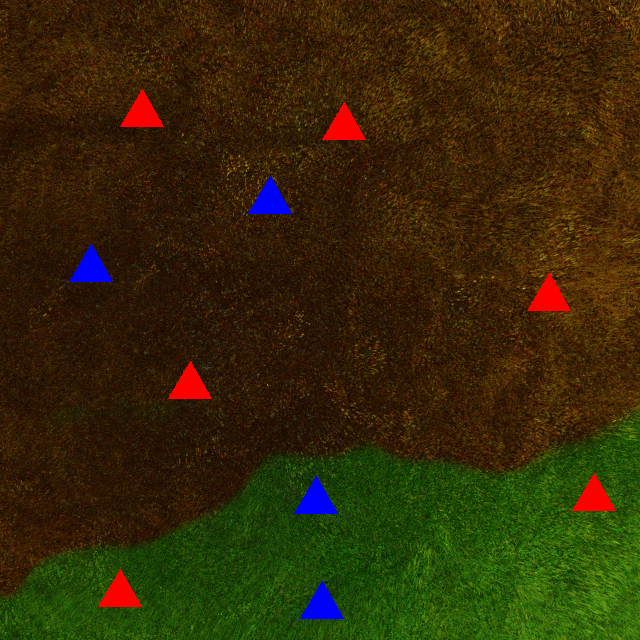
#> input picture 1.png, 640 x 640 px
$ python detection_bgclear.py
#> lines starting #> are read from the running program, lines starting #| are printed output that depends on the picture; after the words box and inside, x2 and y2 are one past the last pixel; in counts of white or black regions, pixels touching at a corner belong together
import cv2
import numpy as np
img= cv2.imread('1.png')
#> img is the input picture: shape (640, 640, 3); mean B, G, R 7.3, 41.1, 52.4

gray = cv2.cvtColor(img, cv2.COLOR_BGR2GRAY)
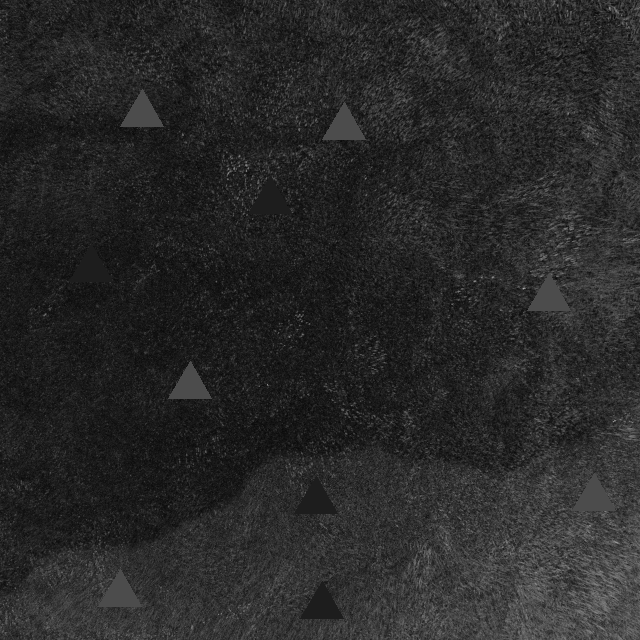
#> gray: shape (640, 640); min 5, max 174, mean 40.6
##to change black pixel into yellow pixel
def changetoyellow(image):
    lowblk = np.array([0, 0, 0], dtype=np.uint8)
    upblk = np.array([65, 65, 65], dtype=np.uint8)  # Allowing for slight variations in black

    mask = cv2.inRange(image, lowblk, upblk)

    # Replace black pixels with yellow
    yellow_color = np.array([0, 255, 255], np.uint8)
    image[mask > 0] = yellow_color

    return image


lowbnd = (0, 0, 0)
#upper_bound = (120, 120, 255)
upbnd = (255, 255, 255)

# Create a mask
mask = cv2.inRange(img, lowbnd, upbnd)
#> mask: shape (640, 640); every value is 255
res=cv2.bitwise_and(img,img,mask=mask)
kernel =np.ones((8,8),np.float32)/64
smoothed = cv2.filter2D(res,-1,kernel)
#cv2.imshow('smoothed',smoothed)

lower_brwn = np.array([10, 50, 50])  # Lower range of brown in HSV
upper_brwn = np.array([30, 255, 255])  # Upper range of brown in HSV

lower_blck = np.array([0, 0, 0])  # Lower range of black in HSV
upper_blck = np.array([180, 255, 30])  # Upper range of black in HSV

lower_grn = np.array([35, 50, 50])  # Lower range of green in HSV
upper_grn = np.array([85, 255, 255])  # Upper range of green in HSV


# Convert the image to HSV color space
hsv = cv2.cvtColor(smoothed, cv2.COLOR_BGR2HSV)
#> hsv: shape (640, 640, 3); mean H, S, V 23.8, 232.3, 63.7


# Create masks for the brown and black and green pixels
brwn_mask = cv2.inRange(hsv, lower_brwn, upper_brwn)
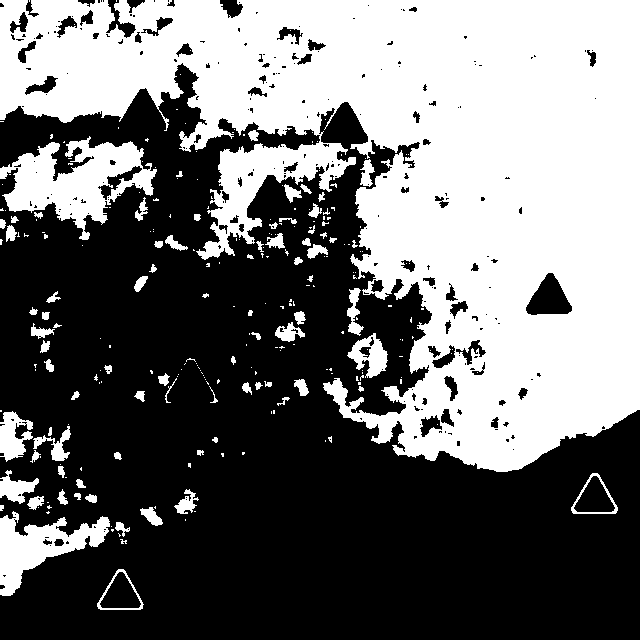
#> brwn_mask: shape (640, 640); 44.2% white; 259 white regions (178 under 20 px), largest, box (x1, y1, x2, y2) and area: (0, 0, 640, 472) 159576, (0, 136, 157, 240) 7548, (0, 511, 110, 596) 3920
blck_mask = cv2.inRange(hsv, lower_blck, upper_blck)
#> blck_mask: shape (640, 640); 0% white in thin lines or dots, all inside (x1, y1, x2, y2) = (262, 461, 263, 462)
grn_mask = cv2.inRange(hsv, lower_grn, upper_grn)
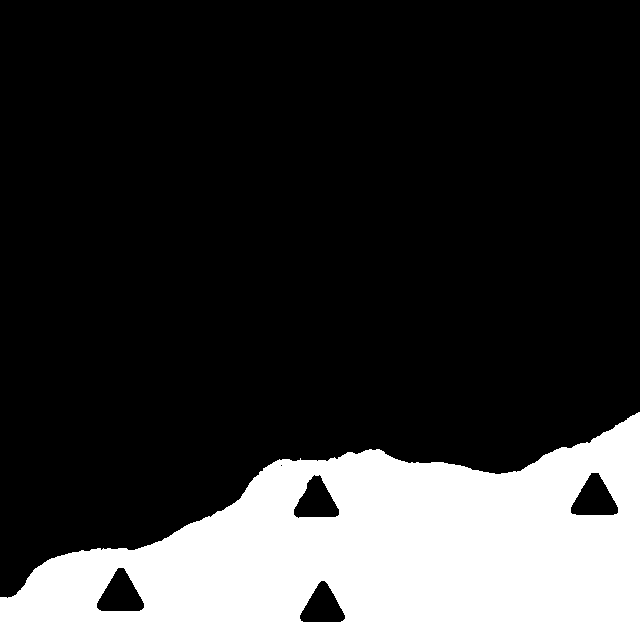
#> grn_mask: shape (640, 640); 22.2% white; 1 white region, box (x1, y1, x2, y2) and area: (0, 412, 640, 640) 90804
# Create an all yellow image
yllw_img = np.zeros_like(img)
yllw_img[:] = (0, 255, 255)  # Yellow color in BGR
#create an all cyan image
cyan_img = np.zeros_like(img)
cyan_img[:] = (255, 255, 0)  # Cyan color in BGR


# Replace brown and black pixels with yellow in the original image
result_img = cv2.bitwise_and(img, img, mask=~(brwn_mask | grn_mask |blck_mask ))
result_img += cv2.bitwise_and(yllw_img, yllw_img, mask=(brwn_mask |blck_mask ))
result_img += cv2.bitwise_and(cyan_img, cyan_img, mask=grn_mask)
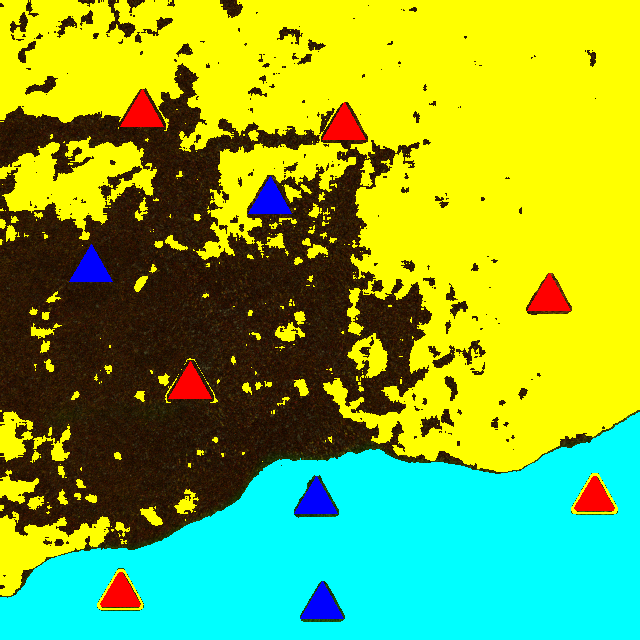
#> result_img: shape (640, 640, 3); mean B, G, R 60, 176.9, 129.6
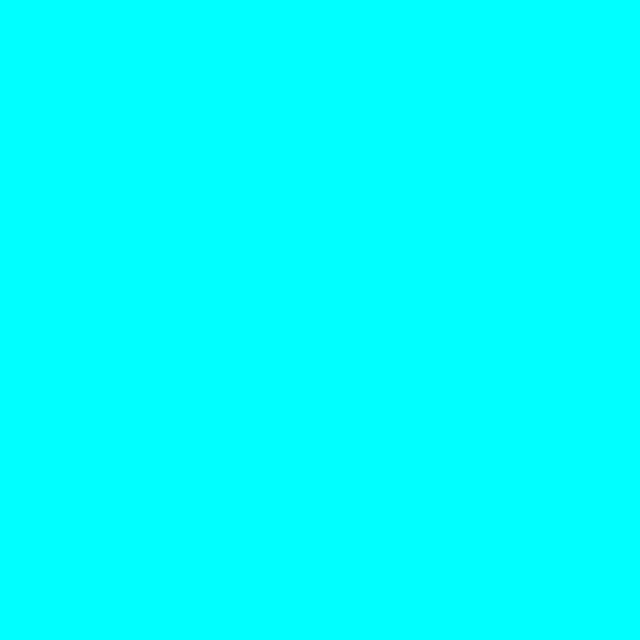
#> cyan_img: shape (640, 640, 3); mean B, G, R 255, 255, 0

res_img=  changetoyellow(result_img)
#> in changetoyellow, `mask = cv2.inRange(image, lowblk, upblk)`: mask: shape (640, 640); 30.2% white; 425 white regions (343 under 20 px), largest, box (x1, y1, x2, y2) and area: (0, 63, 432, 551) 115145, (106, 0, 136, 38) 347, (555, 433, 593, 450) 275
cv2.imshow('res_image',res_img)

'''lower_black1 = np.array([0, 0, 0])  # Lower range of black in HSV
upper_black1 = np.array([180, 255, 30])  # Upper range of black in HSV
black_mask1 = cv2.inRange(result_image, lower_black1, upper_black1)
result_image += cv2.bitwise_and(yellow_image, yellow_image, mask=(black_mask1 ))'''


edges = cv2.Canny(res_img, 50, 150)
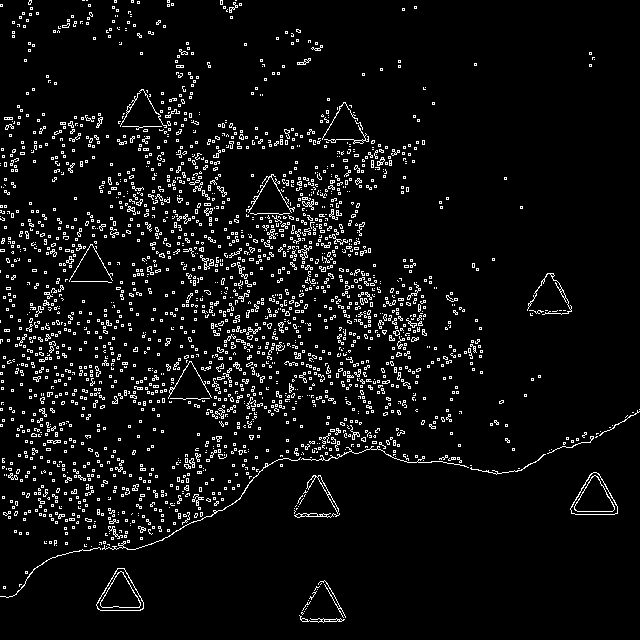
#> edges: shape (640, 640); 5.9% white in thin lines or dots
contours, _ = cv2.findContours(edges.copy(), cv2.RETR_EXTERNAL, cv2.CHAIN_APPROX_SIMPLE)
#> contours = 2402 contours, 2362 with area under 20; largest, box (x1, y1, x2, y2) and area: (96, 568, 144, 611) 1254, (570, 472, 618, 515) 1252, (306, 475, 339, 514) 153, (294, 513, 340, 518) 75, (527, 273, 572, 315) 64

#TRIANGLE DETECTION
'''triangles = []
for contour in contours:
    perimeter = cv2.arcLength(contour, True)
    approx = cv2.approxPolyDP(contour, 0.04 * perimeter, True)
    if len(approx) == 3:  # Triangles have 3 vertices
        triangles.append(contour)

cv2.drawContours(res_img, triangles, -1, (0, 255, 0), 2)  # Draw triangles on the image
triangle_count = len(triangles)
print("Number of triangles:", triangle_count)
cv2.imshow("TRIANGLE DETECTION ", res_img)'''
#------->>>giving hundreds of diff triangles which are alse false positives probably not the way of solving this problem

#HAAR CASCADE DETECTION

red_cascade= cv2.CascadeClassifier('cascade.xml')

rhouse= red_cascade.detectMultiScale(res_img, 1.3, 5)
#> rhouse = [[106, 77, 74, 74], [57, 235, 70, 70], [157, 352, 69, 69], [565, 467, 64, 64], [87, 561, 69, 69]]
print('no. of redhouses' , len(rhouse))
#| no. of redhouses 5

for(x,y,w,h) in rhouse:
    cv2.rectangle(res_img,(x,y),(x+w,y+h),(255,0,0),2)
#> this loop made 5 passes
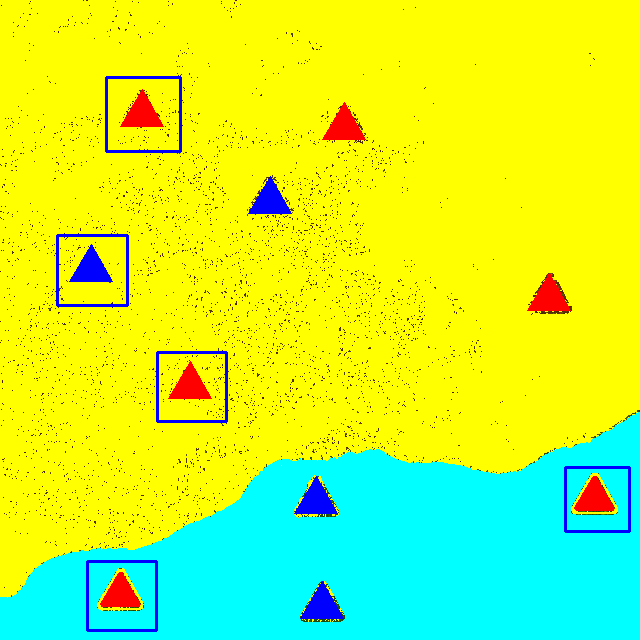
#> res_img: shape (640, 640, 3); mean B, G, R 60.4, 244.3, 192.2
cv2.imshow("HAAR CASCADE", res_img)

##----->>>gives false positive ''


#TEMPLATE MATCHING
'''
gray = cv2.cvtColor(img, cv2.COLOR_HSV2BGR)
gray1 =cv2.cvtColor(gray, cv2.COLOR_BGR2GRAY)
template = cv2.imread('redhouse.png', 0)
w, h = template.shape[::-1]

res = cv2.matchTemplate(gray1, template, cv2.TM_CCOEFF_NORMED)
threshold = 0.42
loc = np.where(res>= threshold)

for pt in zip(*loc[::-1]):
    cv2.rectangle(gray1, pt, (pt[0]+w, pt[1]+h), (0,255,255), 2)


cv2.imshow("TEMPLATE MATCHING", res_img)'''
'''gives error:
Traceback (most recent call last):
  File "D:/uas project/triangles.py", line 104, in <module>
    w, h = template.shape[::-1]
AttributeError: 'NoneType' object has no attribute 'shape'
probably because i am using hsv color and it runs in grayscale
i tried doing hsv to gray but its not there but hsv 2 bgr and then bgr2 gray is possible but it gives wrong results'''


cv2.imshow("Triangles", img)
cv2.imshow("hsv_image", hsv)


cv2.waitKey(0)
cv2.destroyAllWindows()

$ run again, with 10.png copied over 1.png
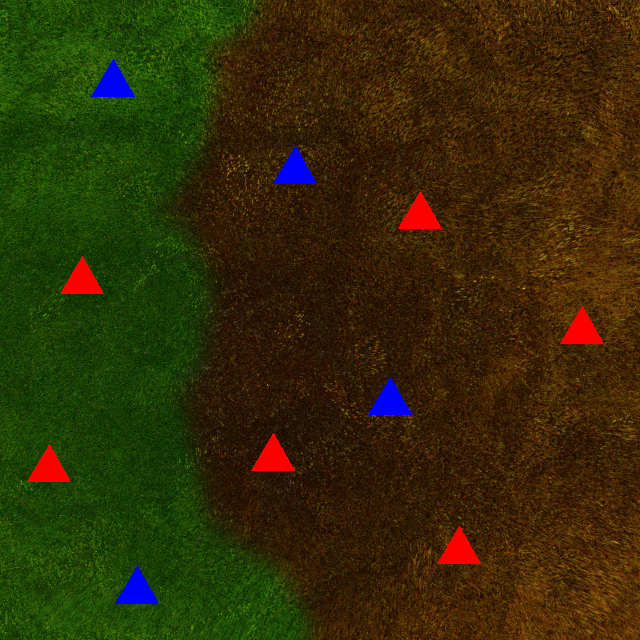
#> input picture 10.png, 640 x 640 px
#> img is the input picture: shape (640, 640, 3); mean B, G, R 7.3, 44.4, 51.2
#> hsv: shape (640, 640, 3); mean H, S, V 27.7, 233, 65.4
#> `brwn_mask = cv2.inRange(hsv, lower_brwn, upper_brwn)`:
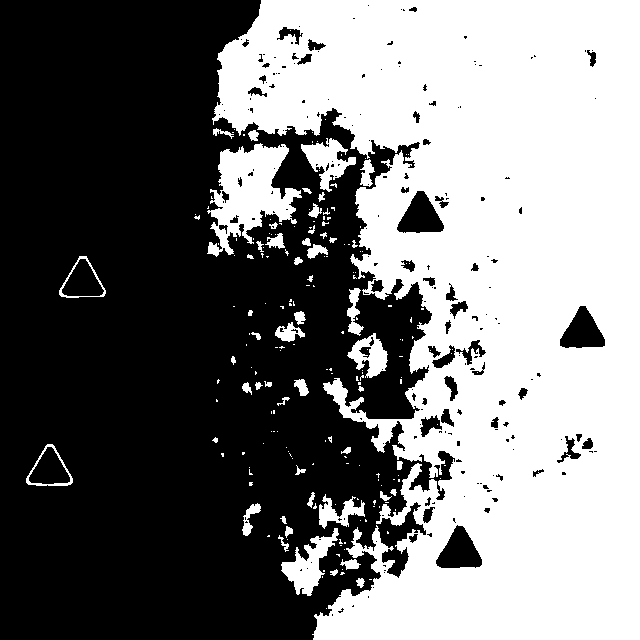
#> brwn_mask: shape (640, 640); 46.5% white; 200 white regions (148 under 20 px), largest, box (x1, y1, x2, y2) and area: (212, 0, 640, 640) 175695, (207, 143, 302, 257) 5504, (281, 528, 339, 596) 1550
#> blck_mask: shape (640, 640); 0% white in thin lines or dots, all inside (x1, y1, x2, y2) = (216, 286, 219, 290)
#> grn_mask: shape (640, 640); 32.2% white; 3 white regions (2 under 20 px), largest, box (x1, y1, x2, y2) and area: (0, 0, 310, 640) 131749
#> image: shape (640, 640, 3); mean B, G, R 84.2, 247.4, 168.7
#> edges: shape (640, 640); 4.4% white in thin lines or dots
#> contours = 1725 contours, 1690 with area under 20; largest, box (x1, y1, x2, y2) and area: (58, 254, 106, 298) 1267, (25, 443, 73, 486) 1257, (91, 59, 137, 101) 94, (136, 565, 160, 603) 90, (118, 602, 161, 608) 86
#> rhouse = [[262, 138, 69, 69], [49, 248, 69, 69], [356, 367, 70, 70], [16, 437, 70, 70]]
#| no. of redhouses 4
#> the loop `for(x,y,w,h) in rhouse:` made 4 passes
#> after the loop `for(x,y,w,h) in rhouse:`:
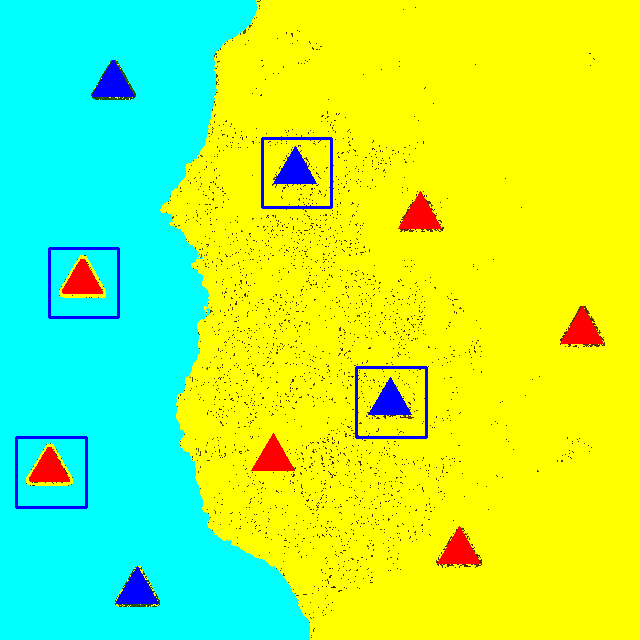
#> res_img: shape (640, 640, 3); mean B, G, R 85.3, 245.3, 167.7

$ run again, with 2.png copied over 1.png
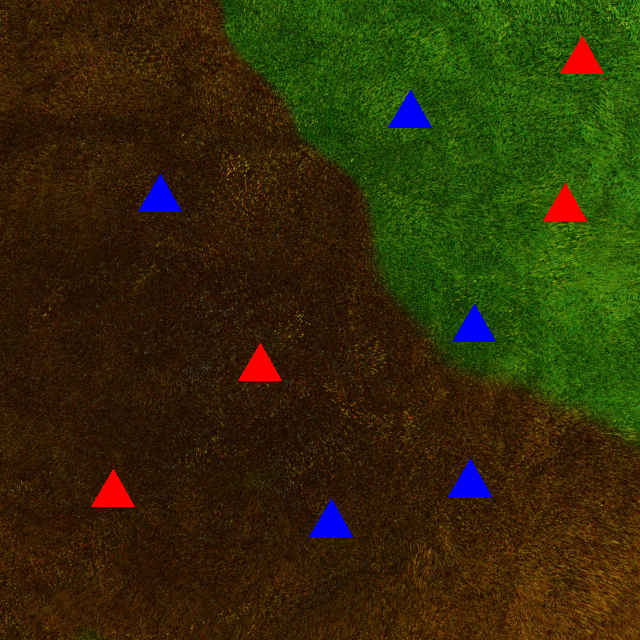
#> input picture 2.png, 640 x 640 px
#> img is the input picture: shape (640, 640, 3); mean B, G, R 8.1, 44.6, 49.8
#> hsv: shape (640, 640, 3); mean H, S, V 25.7, 231.9, 65.1
#> `brwn_mask = cv2.inRange(hsv, lower_brwn, upper_brwn)`:
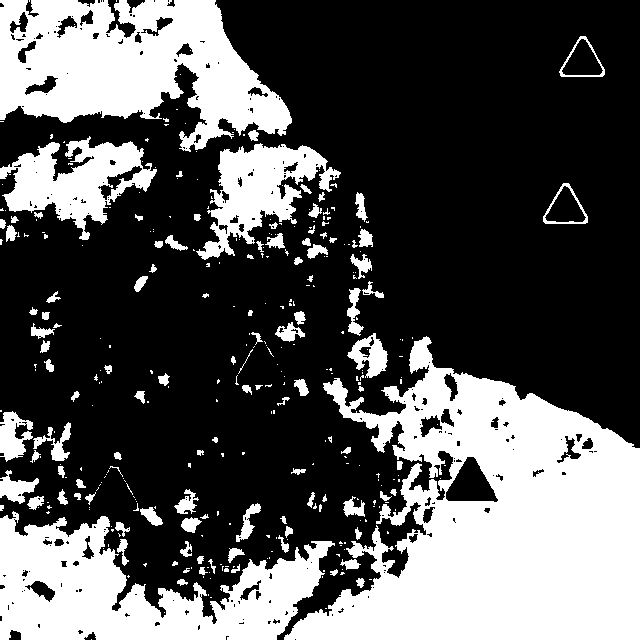
#> brwn_mask: shape (640, 640); 33.8% white; 338 white regions (229 under 20 px), largest, box (x1, y1, x2, y2) and area: (284, 336, 640, 640) 61564, (0, 0, 292, 152) 26837, (0, 511, 335, 640) 22852
#> blck_mask: shape (640, 640); every value is 0
#> grn_mask: shape (640, 640); 27.7% white; 1 white region, box (x1, y1, x2, y2) and area: (222, 0, 640, 444) 113452
#> edges: shape (640, 640); 6.7% white in thin lines or dots
#> contours = 2839 contours, 2800 with area under 20; largest, box (x1, y1, x2, y2) and area: (542, 182, 589, 225) 1224, (559, 35, 606, 78) 1214, (221, 0, 368, 205) 99, (451, 304, 498, 346) 76, (200, 255, 214, 270) 49
#> rhouse = [[532, 175, 70, 70], [227, 334, 69, 69], [78, 459, 74, 74], [295, 488, 74, 74]]
#| no. of redhouses 4
#> the loop `for(x,y,w,h) in rhouse:` made 4 passes
#> after the loop `for(x,y,w,h) in rhouse:`:
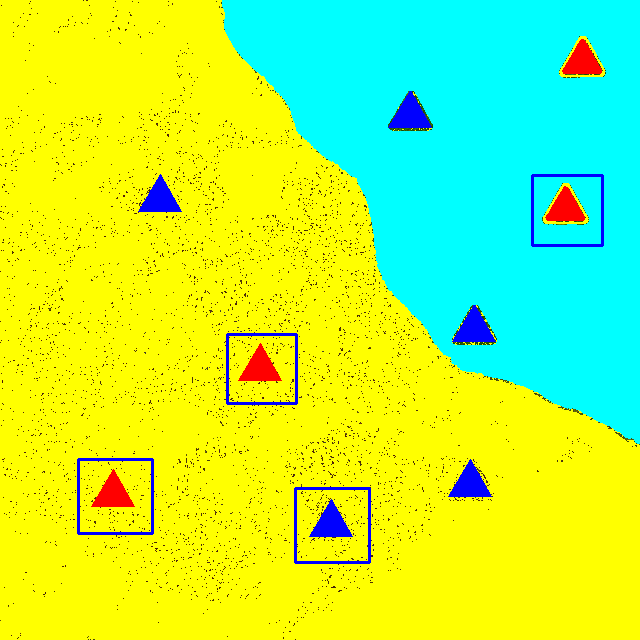
#> res_img: shape (640, 640, 3); mean B, G, R 75, 244.9, 177.2
